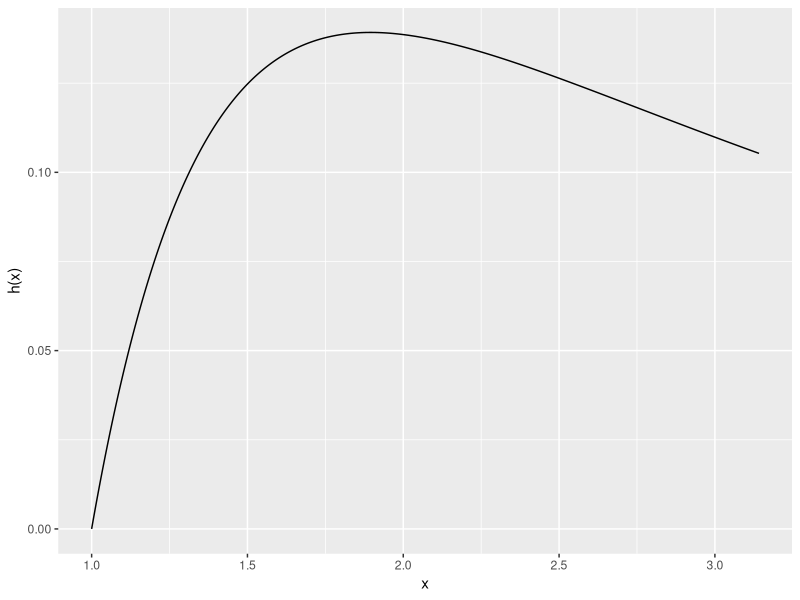
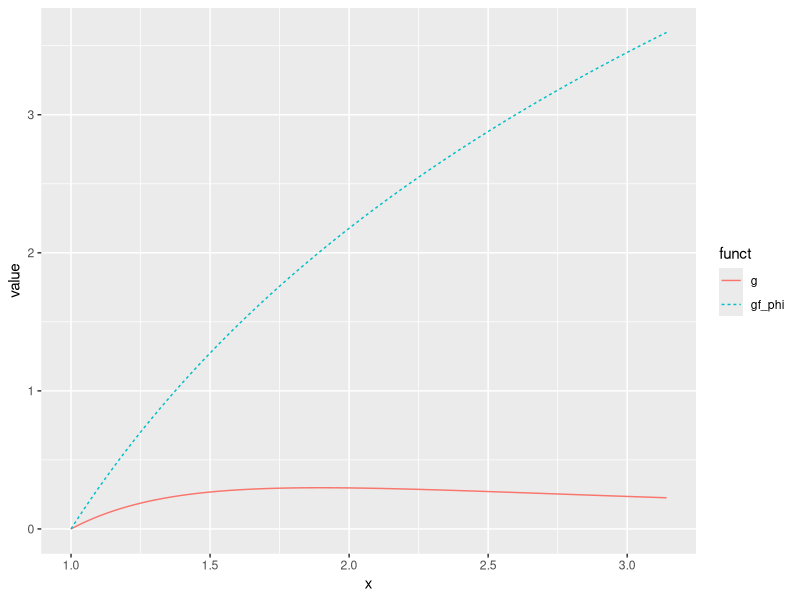
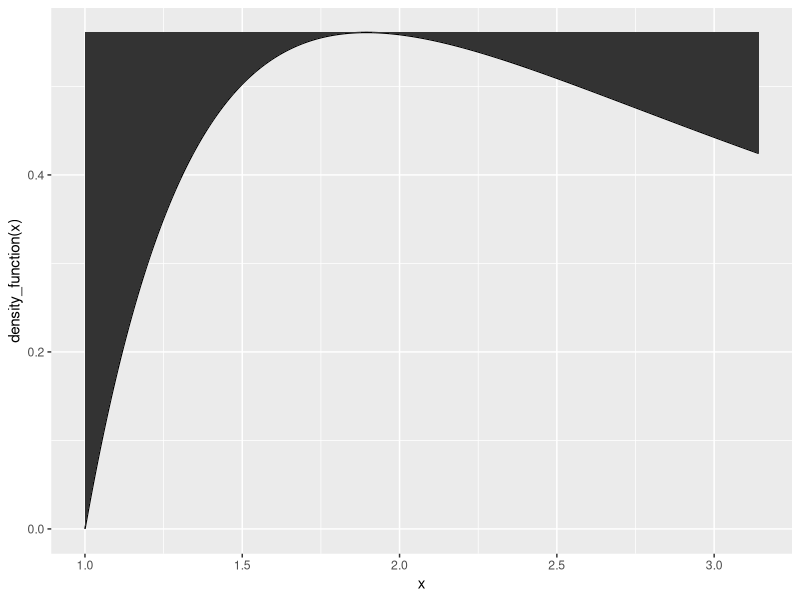
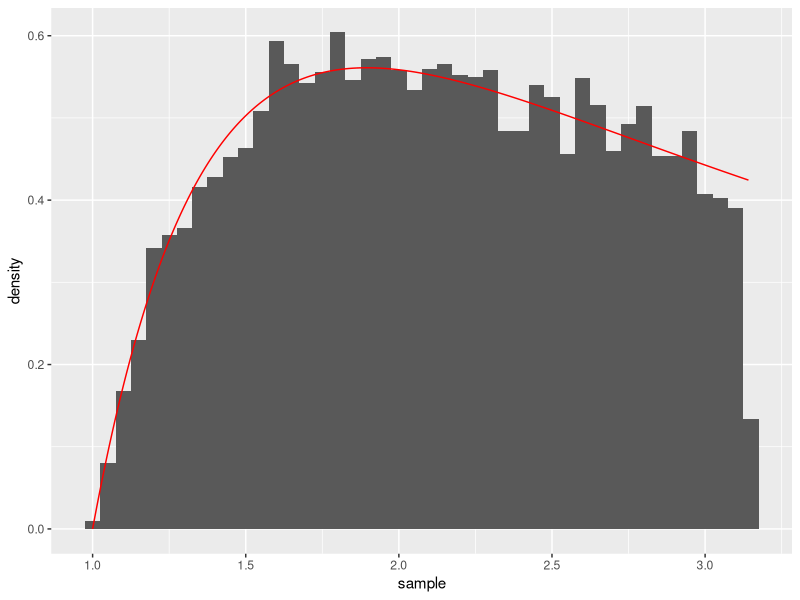

Here is the R script that generated these plots, in order:
## libraries
library(tidyverse)

## h(x)
h <- function(x) {
  log(x)/(1 + x^2)
}

## visualize the function
x <- seq(1, pi, length.out = 1000)
ggplot() +
  geom_line(aes(x, h(x)))

## estimate theta
g <- function(x) (pi - 1)*h(x)

m <- 10000
u <- runif(m, 1, pi)
theta_hat <- mean(g(u))
se_theta_hat <- sqrt(mean((g(u) - theta_hat)^2)/m)

## compare to truth
integrate(h, 1, pi)

## can we do better? 
## importance sampling
## phi ~ t(1)
f <- function(x) dunif(x, 1, pi)
phi <- function(x) dt(x, 1)

data.frame(x = x) %>%
  mutate(g = g(x),
         gf_phi = g(x)*f(x)/phi(x)) %>%
  gather(funct, value, -x) %>%
  ggplot() +
  geom_line(aes(x, value, group = funct, colour = funct, lty = funct))

## not really
density_function <- function(x) {
  h(x)/theta_hat*(1 <= x & x <= pi)
}

## check
integrate(density_function, 1, pi)


## how could we sample from this density function?
## accept-reject
## need to choose e(x) envelope
## let e(x) = c*f(x) where f(x) is the pdf of a Unif(1, pi)
ggplot() +
  geom_line(aes(x, density_function(x))) +
  geom_ribbon(aes(x, ymin = density_function(x), ymax = max(density_function(x))))

max(density_function(x))
## then e(x) = c*1/(pi - 1) = max(density_function(x))
## c = max(density_function(x))*(pi - 1)

## envelope function
e <- function(x) {
  ## get actual max
  max_fn <- optimize(density_function, c(1, pi), maximum = TRUE)$objective 
  max_fn * (1 <= x & x <= pi)
}

## get samples from dsn
n <- 10000
sample <- rep(NA, n)
accept <- 0
while(accept < n) {
  y <- runif(1, 1, pi)
  u <- runif(1)
  if(u < density_function(y)/e(y)) { ## accept-reject ratio
    accept <- accept + 1 ## increment accept
    sample[accept] <- y ## accept sample
  }
}

## plot results
ggplot() +
  geom_histogram(aes(sample, y = ..density..), binwidth = .05) +
  geom_line(aes(x, density_function((x))), colour = "red")




